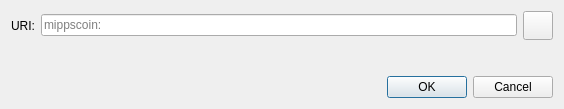
<?xml version="1.0" encoding="UTF-8"?>
<ui version="4.0">
 <class>OpenURIDialog</class>
 <widget class="QDialog" name="OpenURIDialog">
  <property name="geometry">
   <rect>
    <x>0</x>
    <y>0</y>
    <width>564</width>
    <height>109</height>
   </rect>
  </property>
  <property name="windowTitle">
   <string>Open mippscoin URI</string>
  </property>
  <layout class="QVBoxLayout" name="verticalLayout">
   <item>
    <layout class="QHBoxLayout" name="horizontalLayout">
     <item>
      <widget class="QLabel" name="label">
       <property name="text">
        <string>URI:</string>
       </property>
      </widget>
     </item>
     <item>
      <widget class="QValidatedLineEdit" name="uriEdit">
       <property name="placeholderText">
        <string notr="true">mippscoin:</string>
       </property>
      </widget>
     </item>
     <item>
      <widget class="QToolButton" name="pasteButton">
       <property name="toolTip">
        <string extracomment="Tooltip text for button that allows you to paste an address that is in your clipboard.">Paste address from clipboard</string>
       </property>
       <property name="text">
        <string/>
       </property>
       <property name="icon">
        <iconset resource="../mippscoin.qrc">
         <normaloff>:/icons/editpaste</normaloff>:/icons/editpaste
        </iconset>
       </property>
       <property name="iconSize">
        <size>
         <width>22</width>
         <height>22</height>
        </size>
       </property>
      </widget>
     </item>
    </layout>
   </item>
   <item>
    <spacer name="verticalSpacer">
     <property name="orientation">
      <enum>Qt::Vertical</enum>
     </property>
     <property name="sizeHint" stdset="0">
      <size>
       <width>20</width>
       <height>40</height>
      </size>
     </property>
    </spacer>
   </item>
   <item>
    <widget class="QDialogButtonBox" name="buttonBox">
     <property name="orientation">
      <enum>Qt::Horizontal</enum>
     </property>
     <property name="standardButtons">
      <set>QDialogButtonBox::Cancel|QDialogButtonBox::Ok</set>
     </property>
    </widget>
   </item>
  </layout>
 </widget>
 <customwidgets>
  <customwidget>
   <class>QValidatedLineEdit</class>
   <extends>QLineEdit</extends>
   <header>qt/qvalidatedlineedit.h</header>
  </customwidget>
 </customwidgets>
 <resources/>
 <connections>
  <connection>
   <sender>buttonBox</sender>
   <signal>accepted()</signal>
   <receiver>OpenURIDialog</receiver>
   <slot>accept()</slot>
   <hints>
    <hint type="sourcelabel">
     <x>248</x>
     <y>254</y>
    </hint>
    <hint type="destinationlabel">
     <x>157</x>
     <y>274</y>
    </hint>
   </hints>
  </connection>
  <connection>
   <sender>buttonBox</sender>
   <signal>rejected()</signal>
   <receiver>OpenURIDialog</receiver>
   <slot>reject()</slot>
   <hints>
    <hint type="sourcelabel">
     <x>316</x>
     <y>260</y>
    </hint>
    <hint type="destinationlabel">
     <x>286</x>
     <y>274</y>
    </hint>
   </hints>
  </connection>
 </connections>
</ui>
